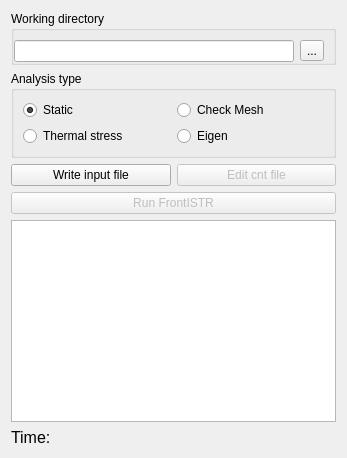
<?xml version="1.0" encoding="UTF-8"?>
<ui version="4.0">
 <class>SolverFrontISTR</class>
 <widget class="QWidget" name="SolverFrontISTR">
  <property name="geometry">
   <rect>
    <x>0</x>
    <y>0</y>
    <width>347</width>
    <height>458</height>
   </rect>
  </property>
  <property name="windowTitle">
   <string>Mechanical analysis</string>
  </property>
  <layout class="QVBoxLayout" name="verticalLayout">
   <item>
    <widget class="QGroupBox" name="gb_working_dir">
     <property name="title">
      <string>Working directory</string>
     </property>
     <layout class="QHBoxLayout" name="horizontalLayout_4">
      <property name="leftMargin">
       <number>0</number>
      </property>
      <property name="bottomMargin">
       <number>0</number>
      </property>
      <item>
       <widget class="QLineEdit" name="le_working_dir">
        <property name="enabled">
         <bool>true</bool>
        </property>
        <property name="readOnly">
         <bool>true</bool>
        </property>
       </widget>
      </item>
      <item>
       <widget class="QToolButton" name="tb_choose_working_dir">
        <property name="enabled">
         <bool>true</bool>
        </property>
        <property name="text">
         <string>...</string>
        </property>
       </widget>
      </item>
     </layout>
    </widget>
   </item>
   <item>
    <widget class="QGroupBox" name="gb_analysis_type">
     <property name="title">
      <string>Analysis type</string>
     </property>
     <layout class="QGridLayout" name="gridLayout">
      <property name="leftMargin">
       <number>9</number>
      </property>
      <property name="bottomMargin">
       <number>9</number>
      </property>
      <item row="0" column="0">
       <widget class="Gui::PrefRadioButton" name="rb_static_analysis">
        <property name="text">
         <string>Static</string>
        </property>
        <property name="checked">
         <bool>true</bool>
        </property>
       </widget>
      </item>
      <item row="0" column="1">
       <widget class="Gui::PrefRadioButton" name="rb_check_mesh">
        <property name="text">
         <string>Check Mesh</string>
        </property>
       </widget>
      </item>
      <item row="1" column="0">
       <widget class="Gui::PrefRadioButton" name="rb_thermomech_analysis">
        <property name="text">
         <string>Thermal stress</string>
        </property>
       </widget>
      </item>
      <item row="1" column="1">
       <widget class="Gui::PrefRadioButton" name="rb_eigen_analysis">
        <property name="text">
         <string>Eigen</string>
        </property>
       </widget>
      </item>
     </layout>
    </widget>
   </item>
   <item>
    <layout class="QGridLayout" name="gl_actions">
     <item row="0" column="0">
      <widget class="QPushButton" name="pb_write_inp">
       <property name="text">
        <string>Write input file</string>
       </property>
      </widget>
     </item>
     <item row="0" column="1">
      <widget class="QPushButton" name="pb_edit_cnt">
       <property name="enabled">
        <bool>false</bool>
       </property>
       <property name="text">
        <string>Edit cnt file</string>
       </property>
      </widget>
     </item>
     <item row="1" column="0" colspan="2">
      <widget class="QPushButton" name="pb_run_fistr">
       <property name="enabled">
        <bool>false</bool>
       </property>
       <property name="text">
        <string>Run FrontISTR</string>
       </property>
      </widget>
     </item>
    </layout>
   </item>
   <item>
    <widget class="QTextEdit" name="textEdit_Output">
     <property name="lineWrapMode">
      <enum>QTextEdit::NoWrap</enum>
     </property>
    </widget>
   </item>
   <item>
    <widget class="QLabel" name="l_time">
     <property name="font">
      <font>
       <pointsize>12</pointsize>
      </font>
     </property>
     <property name="text">
      <string>Time:</string>
     </property>
    </widget>
   </item>
  </layout>
 </widget>
 <customwidgets>
  <customwidget>
   <class>Gui::PrefRadioButton</class>
   <extends>QRadioButton</extends>
   <header>Gui/PrefWidgets.h</header>
  </customwidget>
 </customwidgets>
 <resources/>
 <connections/>
</ui>
